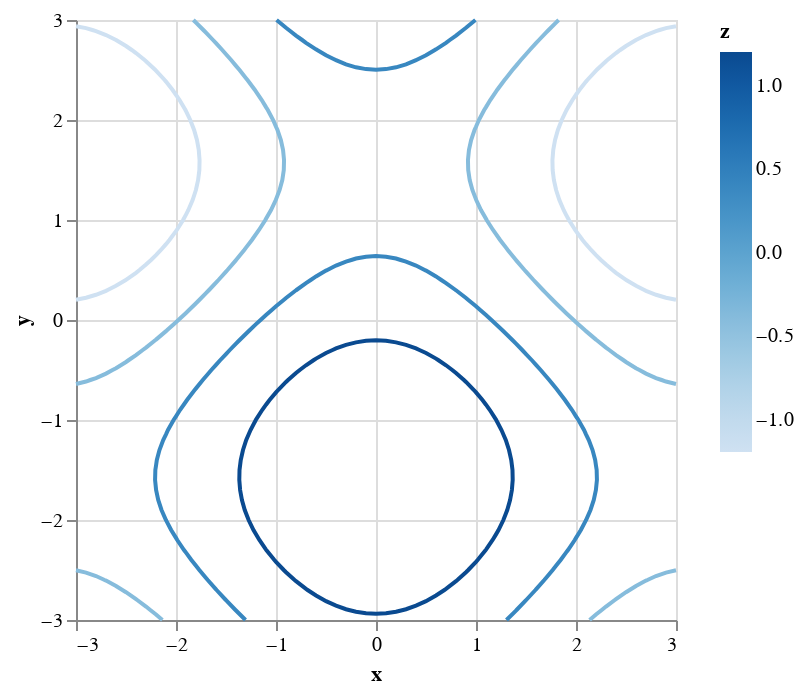

Notebook cell for this chart:
### Code cell
f(x,y) = cos(x) - sin(y)
lim = 3
y = collect(-lim:0.1:lim)
x = collect(-lim:0.1:lim)
p = QuickVega.contourplot(f,x,y,4)

### Figure 1 — Vega-Lite specification as saved in the notebook (floating-point values rounded to 4 significant figures; data arrays with more than 128 entries replaced by an {"elided": "..."} marker saying what was removed)
{"data": {"values": {"elided": "543 records"}}, "encoding": {"color": {"field": "z", "type": "quantitative"}, "detail": {"field": "group", "type": "quantitative"}, "order": {"field": "row", "type": "quantitative"}, "x": {"field": "x", "type": "quantitative"}, "y": {"field": "y", "type": "quantitative"}}, "mark": "line"}
